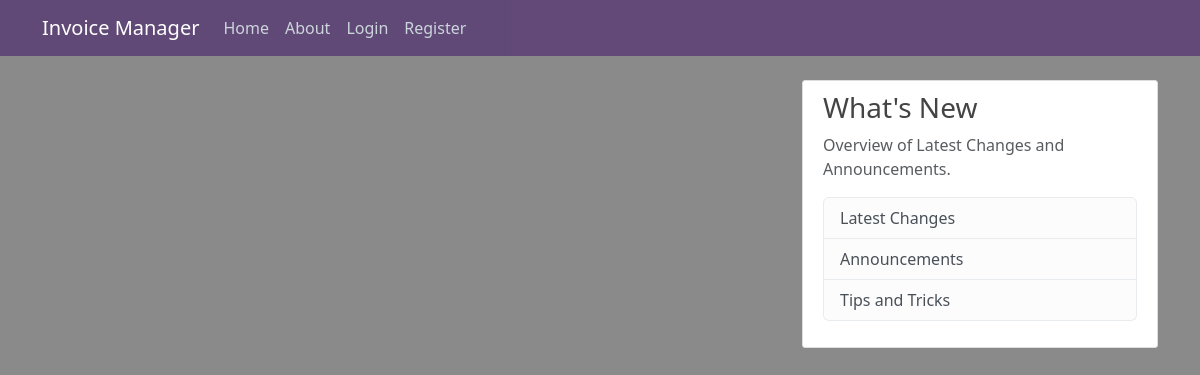
Page /home on the earlier database version.
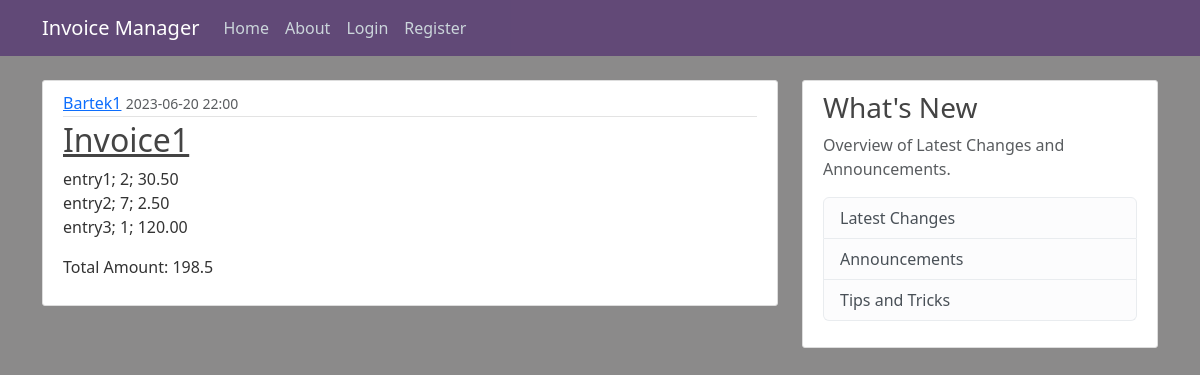
Same page on the later database version.
### application/models.py (models this page shows, shortened)
class Invoice(db.Model):
    id = db.Column(db.Integer, primary_key = True)
    name = db.Column(db.String(100), nullable = False)
    content = db.Column(db.Text, nullable = False)
    amount = db.Column(db.Integer, nullable = False)
    date_posted = db.Column(db.DateTime, nullable = False, default = datetime.utcnow)
    user_id = db.Column(db.Integer, db.ForeignKey('user.id'), nullable = False)
    entries = db.relationship('Entry', backref='invoice', lazy=True)

class User(db.Model, UserMixin):
    id = db.Column(db.Integer, primary_key = True)
    username = db.Column(db.String(25), unique = True, nullable = False)
    email = db.Column(db.String(125), unique = True, nullable = False)
    image_file = db.Column(db.String(25), nullable = False, default = 'default.jpg')
    password = db.Column(db.String(60), nullable = False)
    invoices = db.relationship('Invoice', backref='author', lazy=True)

### application/routes.py (the view)
@app.route('/')
@app.route('/home')
def home():
    invoices = Invoice.query.all()
    return render_template('home.html', invoices=invoices)

### application/templates/home.html
{% extends "layout.html" %}
{% block content %}
    {% for invoice in invoices %}
        <article class="media content-section">
            <div class="media-body">
                <div class="article-metadata">
                    <a class="mr-2" href="#">{{ invoice.author.username }}</a>
                    <small class="text-muted">{{ invoice.date_posted.strftime('%Y-%m-%d %H:%M') }}</small>
                </div>
                <h2><a class="article-title" href="#">{{ invoice.name }}</a></h2>
                <p class="article-content">{{ invoice.content }}</p>
                <p class="article-content">Total Amount: {{ invoice.amount }}</p>
            </div>
        </article>
    {% endfor %}
{% endblock content %}

### application/templates/layout.html (shortened to what this page needs)
<!DOCTYPE html>
<html>
<head>
    <link href="https://cdn.jsdelivr.net/npm/bootstrap@5.3.0/dist/css/bootstrap.min.css" rel="stylesheet">
    <link rel="stylesheet" type="text/css" href="{{ url_for('static', filename='main.css') }}">
</head>
<body>
    <header class="site-header">
        <nav class="navbar navbar-expand-md navbar-dark bg-steel fixed-top">
          <div class="container">
            <a class="navbar-brand mr-4" href="/">Invoice Manager</a>
            <div class="collapse navbar-collapse" id="navbarToggle">
              <div class="navbar-nav mr-auto">
                <a class="nav-item nav-link" href="{{ url_for('home') }}">Home</a>
                <a class="nav-item nav-link" href="{{ url_for('about') }}">About</a>
              </div>
              <div class="navbar-nav">
                {% if current_user.is_authenticated %}
                <a class="nav-item nav-link" href="{{ url_for('new_invoice') }}">Create Invoice</a>
                  <a class="nav-item nav-link" href="{{ url_for('account') }}">Account</a>
                  <a class="nav-item nav-link" href="{{ url_for('logout') }}">Logout</a>
                {% else %}
                  <a class="nav-item nav-link" href="{{ url_for('login') }}">Login</a>
                  <a class="nav-item nav-link" href="{{ url_for('register') }}">Register</a>
                {% endif %}
              </div>
            </div>
          </div>
        </nav>
      </header>
      <main role="main" class="container">
        <div class="row">
          <div class="col-md-8">
            {% block content %}{% endblock %}
          </div>
          <div class="col-md-4">
            <div class="content-section">
              <h3>What's New</h3>
              <p class='text-muted'>Overview of Latest Changes and Announcements.
                <ul class="list-group">
                  <li class="list-group-item list-group-item-light">Latest Changes</li>
                  <li class="list-group-item list-group-item-light">Announcements</li>
                  <li class="list-group-item list-group-item-light">Tips and Tricks</li>
                </ul>
              </p>
            </div>
          </div>
        </div>
      </main>
</body>
</html>

### application/static/main.css (style rules this page uses)
body { background: #8b8a8a; color: #333333; margin-top: 5rem; }
h1, h2, h3, h4, h5, h6 { color: #444444; }
.bg-steel { background-color: #34026378; }
.site-header .navbar-nav .nav-link { color: #cbd5db; }
.content-section { background: #ffffff; padding: 10px 20px; border: 1px solid #dddddd; border-radius: 3px; margin-bottom: 20px; }
.article-title { color: #444444; }
.article-content { white-space: pre-line; }
.article-metadata { padding-bottom: 1px; margin-bottom: 4px; border-bottom: 1px solid #e3e3e3 }

Differences in the rows shown:
added Invoice: author.username "Bartek1", date_posted "2023-06-20 22:00", name "Invoice1", content "entry1; 2; 30.50 entry2; 7; 2.50 entry3; 1; 120.00", amount "198.5"
